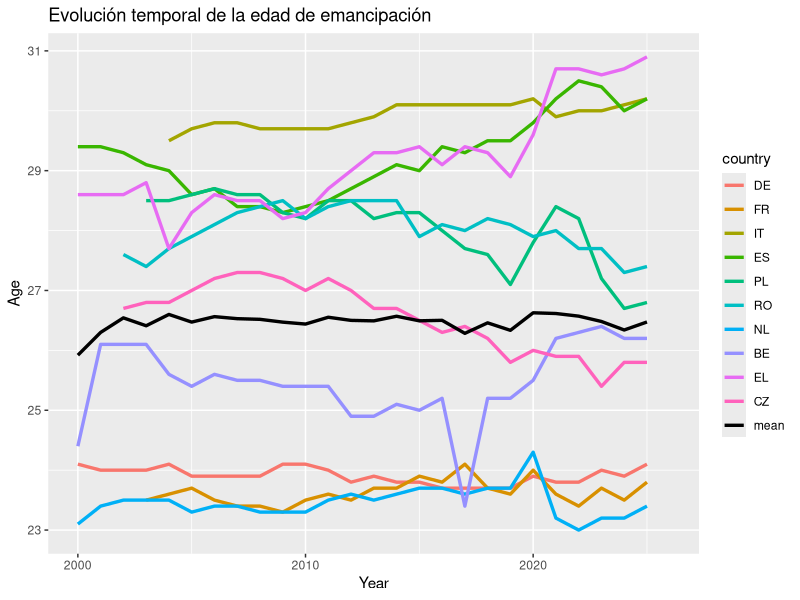
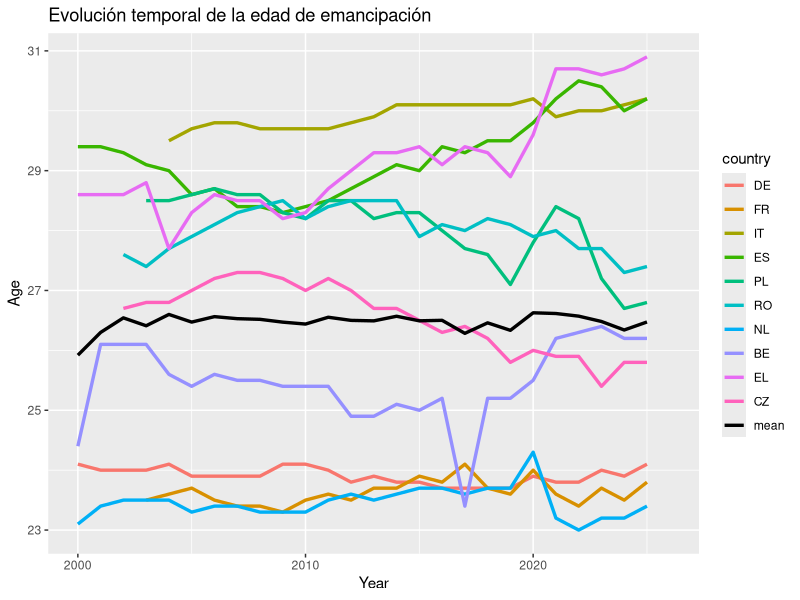

These figures' R source, in order: (Note: this script raises an error after producing the figures.)
## ---- chunk 1
library(readr)
library(stringr)
library(dplyr)
library(tidyr)
library(magrittr)
library(lubridate)
library(ggplot2)
library(GGally)
## ---- chunk 2
# Cargamos el dataframe
poblacion <- read_tsv('data/poblacion_paises.tsv')

# Limpiamos los nombres de la variable country para obtener los nombres de los paises
colnames(poblacion)[1] <- 'country'
poblacion %<>% mutate(country = sub("^.*,", "", country)) %>% mutate(across(-1, ~ as.numeric(gsub('[^0-9.]', '', .x))))

# Calculamos la media poblacional de cada pais desde el 2000 hasta hoy
poblacion %<>% transmute(country, population = rowMeans(select(., -country), na.rm = TRUE))

# Ordenamos los paises de mayor a menor poblacion
# Eliminamos algunos que no pertenecen politicamente a Europa
poblacion %<>% arrange(desc(population)) %>% filter(!(country %in% c('RU', 'UA', 'DE_TOT', 'TR', 'FX', 'BY', 'AZ', 'UK')))

# Nos quedamos con los nombres de los 10 primeros
mas.poblacion10 <- poblacion$country[1:10]

# Nos quedamos con los nombres de los 5 primeros
mas.poblacion5 <- poblacion$country[1:5]
## ---- chunk 3
# Cargamos el dataframe
indep.resid <- read_tsv('data/edad_independencia_residencial.tsv')

# La primera columna viene con los valores de sex y country, por lo que hay que separarlos
colnames(indep.resid)[1] <- 'sex.country'
indep.resid %<>% mutate(sex.country = sub("^.*,([^,]*,[^,]*)$", "\\1", sex.country)) %>% separate(sex.country, into = c('sex', 'country'), sep = ',') %>% mutate(sex = factor(sex))

# Aqui pasamos los valores de edad de emancipacion en funcion de año a formato tidy
# Filtramos para quedarnos con sex = 'T', el total, ya que no nos interesa la diferenciacion por sexos
# Nos quedamos con los 10 paises mas poblados
indep.resid %<>% mutate(across(c(-1, -2), ~ as.numeric(gsub('[^0-9.]', '', .x)))) %>% pivot_longer(cols = c(-1, -2), names_to = 'year', values_to = 'age.indep') %>% mutate(year = as.numeric(year)) %>% filter(sex == 'T' & country %in% mas.poblacion10) %>% select(-sex) %>% mutate(country = factor(country, levels = mas.poblacion10, labels = mas.poblacion10))
## ---- chunk 4
precio.vivienda <- read_tsv('data/precio_vivienda.tsv')

colnames(precio.vivienda)[1] <- 'country'
precio.vivienda %<>% mutate(country = sub(".*,", "", country))

precio.vivienda %<>% mutate(across(-1, ~ as.numeric(gsub('[^0-9.]', '', .x)))) %>% pivot_longer(cols = -1, names_to = 'year.quadri', values_to = 'rel.price2015.house')

# Como el indice viene por cuatrimestres, nos quedamos con 1 solo valor, el correspondiente al cuatrimestre 1
precio.vivienda %<>% separate(year.quadri, into = c('year', 'quadri'), sep = '-') %>% mutate(quadri = factor(quadri, ordered=TRUE)) %>% mutate(year = as.numeric(year)) %>% filter(country %in% mas.poblacion10 & quadri == 'Q1') %>% select(-quadri) %>% mutate(country = factor(country, levels = mas.poblacion10, labels = mas.poblacion10))
## ---- chunk 5
precio.alquiler <- read_tsv('data/precio_alquiler.tsv')

colnames(precio.alquiler)[1] <- 'country'
precio.alquiler %<>% mutate(country = sub(".*,", "", country))

precio.alquiler %<>% mutate(across(-1, ~ as.numeric(gsub('[^0-9.]', '', .x)))) %>% pivot_longer(cols = -1, names_to = 'year', values_to = 'rel.price2015.rent') %>% mutate(year = as.numeric(year)) %>% filter(country %in% mas.poblacion10) %>% mutate(country = factor(country, levels = mas.poblacion10, labels = mas.poblacion10))
## ---- chunk 6
salarios2 <- read_tsv('data/salarios2.tsv')

# Este dataframe ha sido obtenido de otra fuente
# Por eso los nombres de los paises vienen en otro formato y hay que hacer el filtrado manualmente otra vez 
salarios2 %<>% transmute(country = ref_area.label, year = time, earnings = 0.9*obs_value, source = factor(source.label))
names.country <- c('Germany', 'France', 'Italy', 'Spain', 'Poland', 'Romania', 'Netherlands', 'Belgium', 'Greece', 'Czechia')
names.country %in% salarios2$country
salarios2 %<>% filter(country %in% names.country) %>% mutate(country = factor(country, levels = names.country, labels = mas.poblacion10))

# En algunos paises se ha cambiado el metodo de cuantificar los salarios, por lo que hay saltos muy grandes de un año a otro
# Identificamos los paises en los que ha pasado esto
major.source <- salarios2 %>% count(country, source) %>% group_by(country) %>% arrange(desc(n)) %>% slice(1) %>% mutate(major.source = source) %>% select(c(-source, -n))

# Para no estropear la tendencia temporal, nos quedamos con los datos correspondientes a 1 solo metodo, del que mas observaciones haya
salarios2 %<>% full_join(major.source) %>% mutate(earnings = ifelse(source == major.source, earnings, NA)) %>% select(c(-major.source, -source))
## ---- chunk 7
ipca <- read_tsv('data/ipca.tsv')

colnames(ipca)[1] <- 'country'
ipca %<>% mutate(country = sub(".*,", "", country))

ipca %<>% mutate(across(-1, ~ as.numeric(gsub('[^0-9.]', '', .x)))) %>% pivot_longer(cols = -1, names_to = 'year', values_to = 'rel.value2025.ipca') %>% mutate(year = as.numeric(year)) %>% mutate(country = factor(country, levels = mas.poblacion10, labels = mas.poblacion10))
## ---- chunk 8
# Juntamos todas las variables en un dataframe por paises y años
jovenes.df <- indep.resid %>% full_join(salarios2) %>% left_join(ipca) %>% full_join(precio.alquiler) %>% full_join(precio.vivienda) 

# Obtenemos el primer año en el que comienzan las medidas de salarios y precios
# Tomamos este año como valor de referencia para poder compararlos luego mas facilmente
year.start <- jovenes.df %>% group_by(country) %>% arrange(year) %>% select(c(country, year, rel.price2015.rent, rel.price2015.house, earnings)) %>%  filter(if_all(everything(), ~ !is.na(.x))) %>% slice(1) %>% ungroup() %>% transmute(country, year.start = year) 

jovenes.df <- full_join(jovenes.df, year.start)

# Obtenemos el aumento real de los salarios, descontando la inflacion
jovenes.df %<>% group_by(country) %>% mutate(real.earnings = earnings*rel.value2025.ipca[year==unique(year.start)]/rel.value2025.ipca) %>% ungroup() %>% select(-rel.value2025.ipca)

# Ahora tomamos, para cada variable, un valor de 100 en el año de referencia, asi las podremos comparar mejor graficamente
jovenes.df %<>% group_by(country) %>% mutate(earnings = earnings/earnings[year == unique(year.start)]*100, real.earnings = real.earnings/real.earnings[year == unique(year.start)]*100, price.rent = rel.price2015.rent/rel.price2015.rent[year == unique(year.start)]*100, price.house = rel.price2015.house/rel.price2015.house[year == unique(year.start)]*100) %>% select(c(-year.start, -rel.price2015.rent, -rel.price2015.house)) %>% ungroup()

# Calculamos los salarios reales en proporcion al precio de la vivienda y a los alquileres, respectivamente
jovenes.df %<>% mutate(earn.prop.house = real.earnings/price.house*100, earn.prop.rent = real.earnings/price.rent*100)

# Calculamos el aumento porcentual de los salarios, alquileres y precio de la vivienda para cada año
jovenes.df %<>%
  group_by(country) %>%
  arrange(year, .by_group = TRUE) %>%
  mutate(
    earn.diff = earnings - lag(earnings),
    real.earn.diff = real.earnings - lag(real.earnings),
    house.diff = price.house - lag(price.house),
    rent.diff = price.rent - lag(price.rent),
  ) %>%
  ungroup()
## ---- chunk 9
sumario.jovenes <- data.frame(variable = colnames(jovenes.df))
sumario.jovenes$type <- sapply(jovenes.df, function(x) class(x)[1])
sumario.jovenes$levels <- sapply(jovenes.df, function(x) length(unique(x)))
sumario.jovenes$topLevel <- sapply(jovenes.df, function(x) names(which.max(table(x))))
sumario.jovenes$topCount <- sapply(jovenes.df, function(x) max(table(x)))
sumario.jovenes$topFrac <- sumario.jovenes$topCount / nrow(jovenes.df)
sumario.jovenes$missFreq <- sapply(jovenes.df, function(x) sum(is.na(x)))
sumario.jovenes$missFrac <- sumario.jovenes$missFreq / nrow(jovenes.df)

sumario.jovenes
## ---- chunk 10
age.mean <- jovenes.df %>% group_by(year) %>% summarise(age.mean = mean(age.indep, na.rm = TRUE), .groups = "drop")
ggplot() + geom_line(data = jovenes.df, mapping = aes(x = year, y = age.indep, color = country), linewidth = 1.15, na.rm = TRUE) + geom_line(data = age.mean, mapping = aes(x = year, y = age.mean, color = 'mean'), linewidth = 1.15, na.rm = TRUE) +
  scale_color_manual(values = c(setNames(scales::hue_pal()(length(unique(jovenes.df$country))), unique(jovenes.df$country)), "mean" = "black")) +
  labs(title = 'Evolución temporal de la edad de emancipación') + xlab('Year') + ylab('Age')
ggsave('results/edad_emancipacion.pdf', width = 14, height = 10, dpi = 300)
## ---- chunk 11
cobertura.var <- data.frame(variable = vars.num)
cobertura.var$year.min <- unname(sapply(vars.num, function(v) min(jovenes.df$year[!is.na(jovenes.df[[v]])])))
cobertura.var$year.max <- unname(sapply(vars.num, function(v) max(jovenes.df$year[!is.na(jovenes.df[[v]])])))
cobertura.var$n.obs <- unname(sapply(vars.num, function(v) sum(!is.na(jovenes.df[[v]]))))
cobertura.var$n.paises <- unname(sapply(vars.num, function(v) length(unique(jovenes.df$country[!is.na(jovenes.df[[v]])]))))
cobertura.var
## ---- chunk 12
cobertura <- jovenes.df %>% group_by(year) %>% summarise(across(all_of(vars.num), ~ sum(!is.na(.x)))) %>% pivot_longer(-year, names_to = 'variable', values_to = 'n.paises') %>% mutate(variable = factor(variable, levels = rev(vars.num)))

ggplot(cobertura, aes(x = year, y = variable, fill = n.paises)) + geom_tile(color = 'white') + geom_text(aes(label = n.paises), size = 3) + scale_fill_gradient(low = 'white', high = 'steelblue', limits = c(0, length(unique(jovenes.df$country)))) + labs(title = 'Cobertura temporal de las variables', subtitle = 'Número de países con dato en cada año') + xlab('Year') + ylab('')
ggsave('results/univ_cobertura.pdf', width = 14, height = 10, dpi = 300)
## ---- chunk 13
mystats <- function(x, na.omit = TRUE) {
  if (na.omit) x <- x[!is.na(x)]
  m <- mean(x)
  n <- length(x)
  s <- sd(x)
  skew <- sum((x - m)^3 / s^3) / n
  kurt <- sum((x - m)^4 / s^4) / n - 3
  return(c(n = n, mean = m, trimmed = mean(x, trim = 0.1), median = median(x), min = min(x), q1 = quantile(x, 0.25, names = FALSE), q3 = quantile(x, 0.75, names = FALSE), max = max(x), stdev = s, var = var(x), mad = mad(x), IQR = IQR(x), skew = skew, kurtosis = kurt))
}
# Funcion del Tema 6 (asimetria y curtosis en exceso), ampliada con media recortada (10%), cuartiles, rango intercuartilico y MAD

estad <- sapply(jovenes.df[vars.num], mystats)

t(round(estad[c('n', 'mean', 'trimmed', 'median', 'min', 'q1', 'q3', 'max'), ], 2))
# Tendencia central y posicion

t(round(estad[c('stdev', 'var', 'mad', 'IQR', 'skew', 'kurtosis'), ], 2))
# Dispersion y forma (skew > 0: cola larga a la derecha; kurtosis > 0: colas mas pesadas que la normal)
## ---- chunk 14
paises.excluir <- character(0)
# Paises que se quieran dejar fuera del estudio (por ejemplo, uno con una serie muy corta que acorte la ventana comun). Grecia ya queda fuera porque no tiene serie de vivienda

aumentos <- jovenes.df %>% filter(!country %in% paises.excluir) %>% group_by(country) %>% arrange(year, .by_group = TRUE) %>% mutate(earn.pct = earn.diff / (earnings - earn.diff) * 100, rent.pct = rent.diff / (price.rent - rent.diff) * 100, house.pct = house.diff / (price.house - house.diff) * 100) %>% ungroup() %>% select(country, year, earnings, price.rent, price.house, earn.pct, rent.pct, house.pct)
# Aumento porcentual respecto al año anterior: la .diff dividida por el nivel del año anterior (nivel actual menos .diff)

vars.pct <- c('house.pct', 'rent.pct', 'earn.pct')
# Variables del estudio: aumento porcentual de la vivienda, del alquiler y de los salarios

rango.paises <- aumentos %>% filter(!is.na(earnings) & !is.na(price.rent) & !is.na(price.house)) %>% group_by(country) %>% summarise(primero = min(year), ultimo = max(year), .groups = 'drop') %>% as.data.frame()
rango.paises
# Primer y ultimo año con las tres series disponibles en cada pais

year.ini <- max(rango.paises$primero)
year.fin <- min(rango.paises$ultimo)
c(year.ini = year.ini, year.fin = year.fin)
# Ventana comun: desde el ultimo de los primeros años hasta el primero de los ultimos

aum.comun <- aumentos %>% filter(year > year.ini & year <= year.fin) %>% filter(if_all(all_of(vars.pct), ~ !is.na(.x)))
# Variaciones anuales dentro de la ventana comun (la primera es la de year.ini + 1) y sin datos ausentes

aum.comun %>% count(country) %>% as.data.frame()
## ---- chunk 15
medias.pais <- aum.comun %>% group_by(country) %>% summarise(n.years = n(), across(all_of(vars.pct), mean), .groups = 'drop') %>% mutate(earn.menos.house = earn.pct - house.pct, earn.menos.rent = earn.pct - rent.pct) %>% as.data.frame()
medias.pais %>% mutate(across(-c(country, n.years), ~ round(.x, 2)))
# Media anual de cada pais en la ventana comun y diferencias entre variables
## ---- chunk 16
pares <- list(c('earn.pct', 'house.pct'), c('earn.pct', 'rent.pct'))

data.frame(par = sapply(pares, paste, collapse = ' vs '), paises.mayor = sapply(pares, function(p) sum(medias.pais[[p[1]]] > medias.pais[[p[2]]])), n.paises = nrow(medias.pais))
# paises.mayor: numero de paises en los que la media de la primera variable es mayor que la de la segunda
## ---- chunk 17
medias.long <- medias.pais %>% pivot_longer(all_of(vars.pct), names_to = 'variable', values_to = 'media') %>% mutate(country = factor(country, levels = as.character(medias.pais$country[order(medias.pais$house.pct)])), variable = factor(variable, levels = vars.pct))

ggplot(medias.long, aes(x = country, y = media, color = variable, shape = variable)) + geom_point(size = 3) + geom_hline(yintercept = 0, linetype = 2) + labs(title = 'Media del aumento anual por país', subtitle = paste0('Ventana común ', year.ini, '-', year.fin, '; países ordenados por el aumento de la vivienda')) + xlab('Country') + ylab('Mean annual increase (%)')
ggsave('results/univ_aumentos_medias.pdf', width = 14, height = 10, dpi = 300)
## ---- chunk 18
jovenes.df %>% filter(country != 'EL', year >= 2005 & year <= 2025) %>% ggplot(aes(x = house.diff, y = earn.diff)) + geom_point(na.rm = TRUE) + 
   geom_smooth(method = "lm", se = FALSE, na.rm = TRUE) + facet_wrap(.~country, nrow = 4) + ylab('Earnings percentage increase (%)') + xlab('Housing price percentage increase (%)') + labs(title = 'Salario de los jóvenes frente a precio de la vivienda', subtitle = 'En función de países')
## ---- chunk 19
jovenes.df %>% filter(country != 'EL', year >= 2005 & year <= 2025) %>% group_by(country) %>% summarise(cor.pearson = cor(real.earnings, price.house, method = 'pearson', use = 'complete.obs'), cor.spearman = cor(real.earnings, price.house, method = 'spearman', use = 'complete.obs'))
## ---- chunk 20
jovenes.df %>% filter(country != 'EL', year >= 2005 & year <= 2025) %>% ggplot(aes(x = rent.diff, y = earn.diff)) + geom_point(na.rm = TRUE) + 
  geom_smooth(method = "lm", se = FALSE, na.rm = TRUE) + facet_wrap(.~country, nrow = 4) + ylab('Earnings percentage increase (%)') + xlab('Rent percentage increase (%)') + labs(title = 'Salario de los jóvenes frente a precio del alquiler', subtitle = 'En función de países')
## ---- chunk 21
jovenes.df %>% filter(country != 'EL', year >= 2005 & year <= 2025) %>% group_by(country) %>% summarise(cor.pearson = cor(real.earnings, price.rent, method = 'pearson', use = 'complete.obs'), cor.spearman = cor(real.earnings, price.rent, method = 'spearman', use = 'complete.obs'))
## ---- chunk 22
ggplot(data = filter(jovenes.df, country != 'EL', year >= 2005 & year <= 2025)) + 
  geom_line(aes(x = year, y = real.earnings, color = 'earnings'), linewidth = 1, na.rm = TRUE) + 
  geom_line(aes(x = year, y = price.house, color = 'house buying'), linewidth = 1, linetype = 2, na.rm = TRUE) + 
  geom_line(aes(x = year, y = price.rent, color = 'rent'), linewidth = 1, linetype = 3, na.rm = TRUE) + facet_wrap(.~country, nrow = 4) + labs(title = 'Evolución porcentual del salario real de los jóvenes, precio de la vivienda y precio del alquiler', subtitle = 'En función de países') + xlab('Year') + ylab('Percentage increase (%)')
ggsave('results/viviendas_salarios.pdf', width = 14, height = 10, dpi = 300)
## ---- chunk 23
ggplot(data = filter(jovenes.df, country != 'EL', year >= 2005 & year <= 2025)) + 
  geom_line(aes(x = year, y = earn.prop.house, color = 'by house prices'), linewidth = 1, na.rm = TRUE) + 
  geom_line(aes(x = year, y = earn.prop.rent, color = 'by rent'), linewidth = 1, na.rm = TRUE) + facet_wrap(.~country, nrow = 4) + labs(title = 'Evolución del salario real en proporción al precio de la vivienda y del alquiler', subtitle = 'En función de países') + xlab('Year') + ylab('Percentage increase (%)')
ggsave('results/proporcion_salario.pdf', width = 14, height = 10, dpi = 300)
